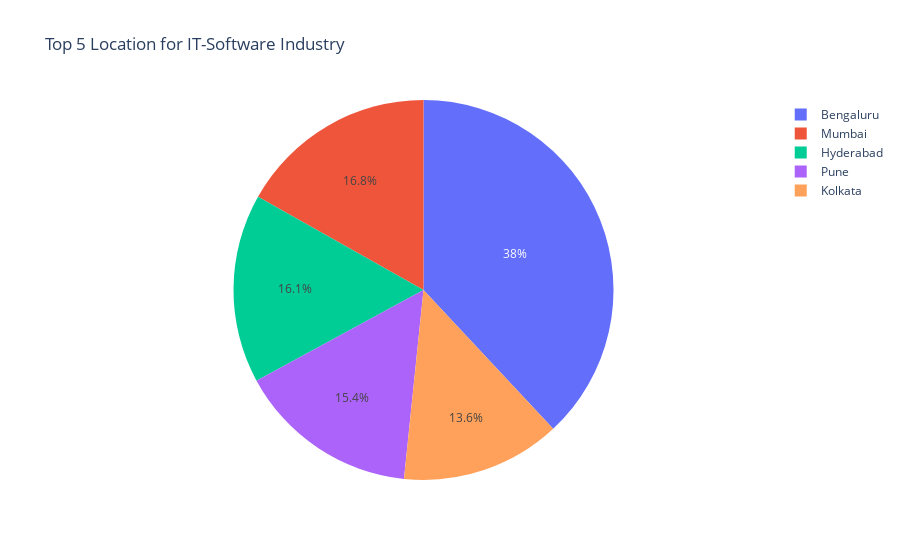
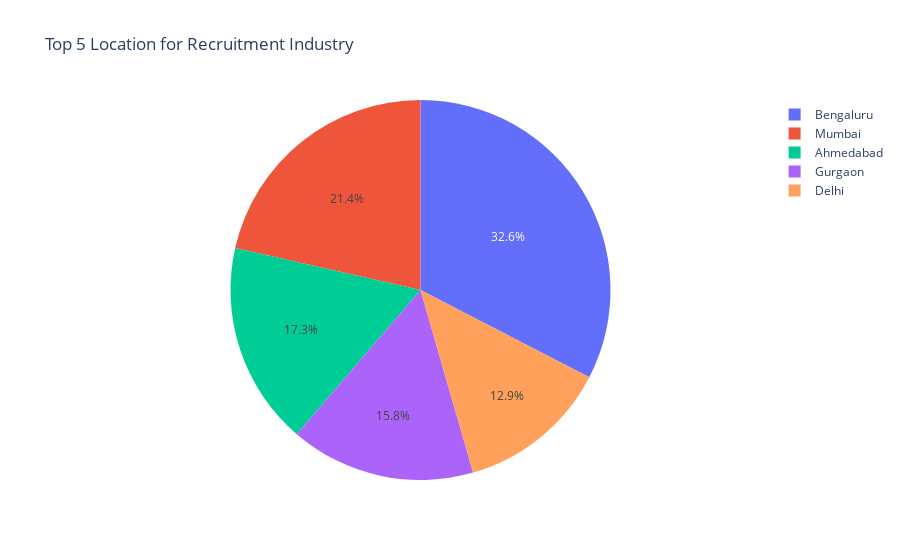
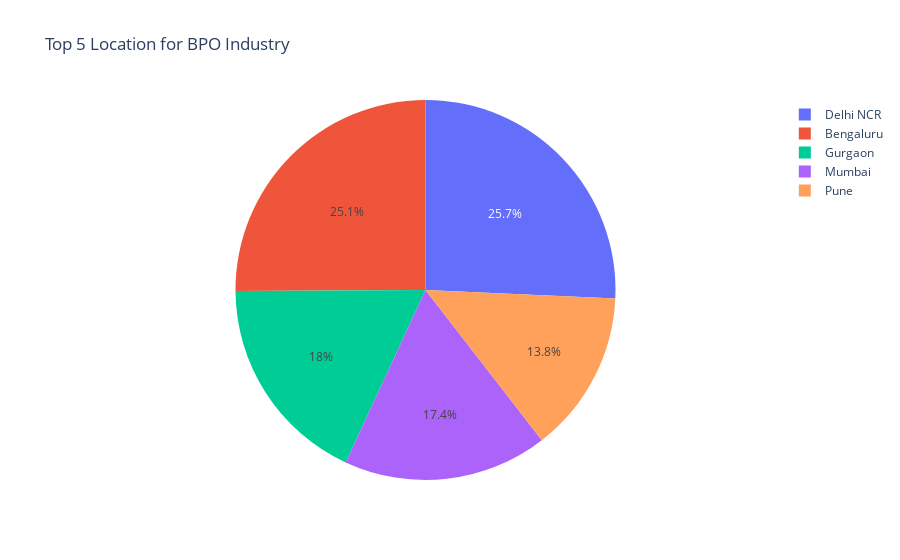
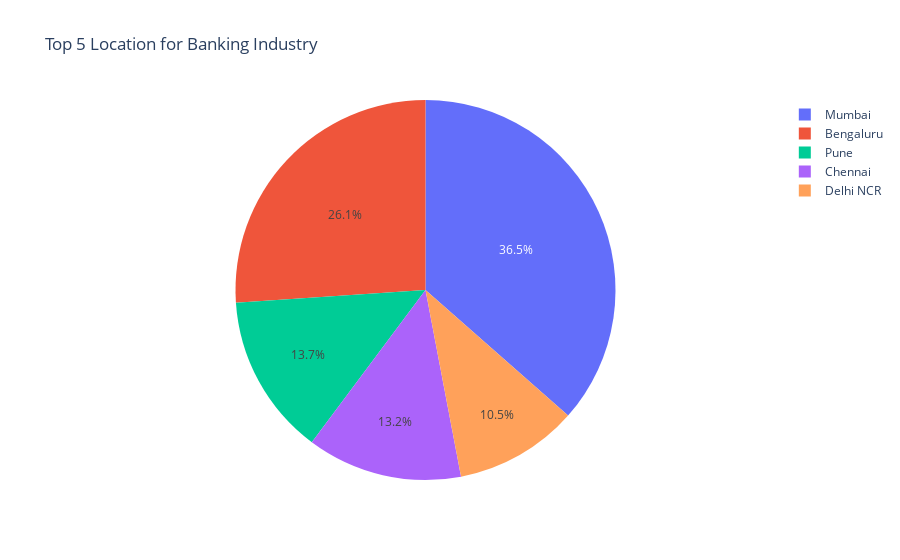

Here is the notebook cell these charts were saved with, in order:
### Code cell
# plot pie chart of top 5 location of top 20 Industry
for i in industry20:
    top20industries = something.loc[something.Industry == i, ["Location", "Job_Opportunities"]]
    fig = px.pie(top20industries, names = "Location", values = "Job_Opportunities", color = "Location",
                 title = "Top 5 Location for " + i + " Industry")
    fig.show()

### Figure 1 — Plotly figure (JSON) as saved in the notebook; plotly's stock layout.template omitted (floating-point values rounded to 4 significant figures)
{"data": [{"customdata": [["Bengaluru"], ["Mumbai"], ["Hyderabad"], ["Pune"], ["Kolkata"]], "domain": {"x": [0, 1], "y": [0, 1]}, "hovertemplate": "Location=%{customdata[0]}<br>Job_Opportunities=%{value}<extra></extra>", "labels": ["Bengaluru", "Mumbai", "Hyderabad", "Pune", "Kolkata"], "legendgroup": "", "marker": {"colors": ["#636efa", "#EF553B", "#00cc96", "#ab63fa", "#FFA15A"]}, "name": "", "showlegend": true, "type": "pie", "values": [2530, 1119, 1070, 1027, 904]}], "layout": {"legend": {"tracegroupgap": 0}, "title": {"text": "Top 5 Location for IT-Software Industry"}}}

### Figure 2 — Plotly figure (JSON) as saved in the notebook; plotly's stock layout.template omitted (floating-point values rounded to 4 significant figures)
{"data": [{"customdata": [["Bengaluru"], ["Mumbai"], ["Ahmedabad"], ["Gurgaon"], ["Delhi"]], "domain": {"x": [0, 1], "y": [0, 1]}, "hovertemplate": "Location=%{customdata[0]}<br>Job_Opportunities=%{value}<extra></extra>", "labels": ["Bengaluru", "Mumbai", "Ahmedabad", "Gurgaon", "Delhi"], "legendgroup": "", "marker": {"colors": ["#636efa", "#EF553B", "#00cc96", "#ab63fa", "#FFA15A"]}, "name": "", "showlegend": true, "type": "pie", "values": [544, 358, 288, 263, 216]}], "layout": {"legend": {"tracegroupgap": 0}, "title": {"text": "Top 5 Location for Recruitment Industry"}}}

### Figure 3 — Plotly figure (JSON) as saved in the notebook; plotly's stock layout.template omitted (floating-point values rounded to 4 significant figures)
{"data": [{"customdata": [["Delhi NCR"], ["Bengaluru"], ["Gurgaon"], ["Mumbai"], ["Pune"]], "domain": {"x": [0, 1], "y": [0, 1]}, "hovertemplate": "Location=%{customdata[0]}<br>Job_Opportunities=%{value}<extra></extra>", "labels": ["Delhi NCR", "Bengaluru", "Gurgaon", "Mumbai", "Pune"], "legendgroup": "", "marker": {"colors": ["#636efa", "#EF553B", "#00cc96", "#ab63fa", "#FFA15A"]}, "name": "", "showlegend": true, "type": "pie", "values": [287, 280, 201, 194, 154]}], "layout": {"legend": {"tracegroupgap": 0}, "title": {"text": "Top 5 Location for BPO Industry"}}}

### Figure 4 — Plotly figure (JSON) as saved in the notebook; plotly's stock layout.template omitted (floating-point values rounded to 4 significant figures)
{"data": [{"customdata": [["Mumbai"], ["Bengaluru"], ["Pune"], ["Chennai"], ["Delhi NCR"]], "domain": {"x": [0, 1], "y": [0, 1]}, "hovertemplate": "Location=%{customdata[0]}<br>Job_Opportunities=%{value}<extra></extra>", "labels": ["Mumbai", "Bengaluru", "Pune", "Chennai", "Delhi NCR"], "legendgroup": "", "marker": {"colors": ["#636efa", "#EF553B", "#00cc96", "#ab63fa", "#FFA15A"]}, "name": "", "showlegend": true, "type": "pie", "values": [420, 300, 158, 152, 121]}], "layout": {"legend": {"tracegroupgap": 0}, "title": {"text": "Top 5 Location for Banking Industry"}}}
